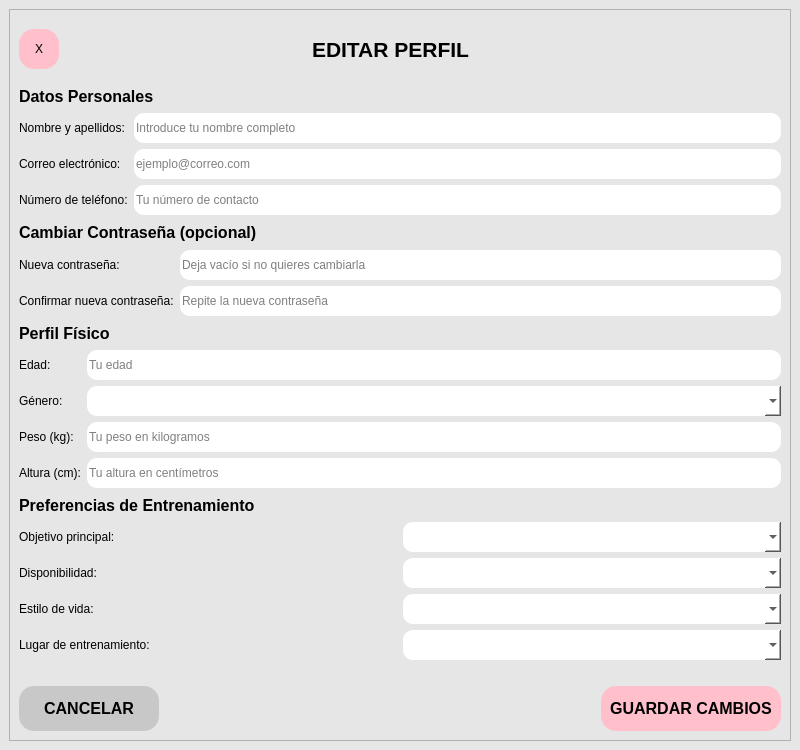
<?xml version="1.0" encoding="UTF-8"?>
<ui version="4.0">
 <class>MainWindow</class>
 <widget class="QMainWindow" name="MainWindow">
  <property name="geometry">
   <rect>
    <x>0</x>
    <y>0</y>
    <width>800</width>
    <height>750</height>
   </rect>
  </property>
  <property name="windowTitle">
   <string>GymSync - Editar Perfil</string>
  </property>
  <property name="styleSheet">
   <string notr="true">background-color: rgb(230, 230, 230);</string>
  </property>
  <widget class="QWidget" name="centralwidget">
   <layout class="QVBoxLayout" name="verticalLayout">
    <item>
     <widget class="QScrollArea" name="scrollArea">
      <property name="widgetResizable">
       <bool>true</bool>
      </property>
      <widget class="QWidget" name="scrollAreaWidgetContents">
       <property name="geometry">
        <rect>
         <x>0</x>
         <y>0</y>
         <width>759</width>
         <height>773</height>
        </rect>
       </property>
       <layout class="QVBoxLayout" name="verticalLayout_2">
        <item>
         <layout class="QHBoxLayout" name="horizontalLayout_1">
          <item>
           <widget class="QPushButton" name="btn_salir">
            <property name="minimumSize">
             <size>
              <width>40</width>
              <height>40</height>
             </size>
            </property>
            <property name="maximumSize">
             <size>
              <width>40</width>
              <height>40</height>
             </size>
            </property>
            <property name="styleSheet">
             <string notr="true">background-color: rgb(255, 192, 203);
border-radius: 15px;</string>
            </property>
            <property name="text">
             <string>X</string>
            </property>
           </widget>
          </item>
          <item>
           <spacer name="horizontalSpacer">
            <property name="orientation">
             <enum>Qt::Horizontal</enum>
            </property>
            <property name="sizeHint" stdset="0">
             <size>
              <width>40</width>
              <height>20</height>
             </size>
            </property>
           </spacer>
          </item>
          <item>
           <widget class="QLabel" name="lbl_title">
            <property name="font">
             <font>
              <pointsize>16</pointsize>
              <weight>75</weight>
              <bold>true</bold>
             </font>
            </property>
            <property name="text">
             <string>EDITAR PERFIL</string>
            </property>
            <property name="alignment">
             <set>Qt::AlignCenter</set>
            </property>
           </widget>
          </item>
          <item>
           <spacer name="horizontalSpacer_2">
            <property name="orientation">
             <enum>Qt::Horizontal</enum>
            </property>
            <property name="sizeHint" stdset="0">
             <size>
              <width>40</width>
              <height>20</height>
             </size>
            </property>
           </spacer>
          </item>
          <item>
           <widget class="QLabel" name="lbl_logo">
            <property name="minimumSize">
             <size>
              <width>60</width>
              <height>60</height>
             </size>
            </property>
            <property name="maximumSize">
             <size>
              <width>60</width>
              <height>60</height>
             </size>
            </property>
            <property name="text">
             <string/>
            </property>
            <property name="pixmap">
             <pixmap>gymsync_logo.png</pixmap>
            </property>
            <property name="scaledContents">
             <bool>true</bool>
            </property>
           </widget>
          </item>
         </layout>
        </item>
        <item>
         <widget class="QLabel" name="lbl_datos_personales">
          <property name="font">
           <font>
            <pointsize>12</pointsize>
            <weight>75</weight>
            <bold>true</bold>
           </font>
          </property>
          <property name="text">
           <string>Datos Personales</string>
          </property>
         </widget>
        </item>
        <item>
         <layout class="QGridLayout" name="gridLayout_datos_personales">
          <item row="0" column="0">
           <widget class="QLabel" name="lbl_nombre">
            <property name="text">
             <string>Nombre y apellidos:</string>
            </property>
           </widget>
          </item>
          <item row="0" column="1">
           <widget class="QLineEdit" name="txt_nombre">
            <property name="minimumSize">
             <size>
              <width>0</width>
              <height>30</height>
             </size>
            </property>
            <property name="styleSheet">
             <string notr="true">background-color: rgb(255, 255, 255);
border-radius: 10px;</string>
            </property>
            <property name="placeholderText">
             <string>Introduce tu nombre completo</string>
            </property>
           </widget>
          </item>
          <item row="1" column="0">
           <widget class="QLabel" name="lbl_correo">
            <property name="text">
             <string>Correo electrónico:</string>
            </property>
           </widget>
          </item>
          <item row="1" column="1">
           <widget class="QLineEdit" name="txt_correo">
            <property name="minimumSize">
             <size>
              <width>0</width>
              <height>30</height>
             </size>
            </property>
            <property name="styleSheet">
             <string notr="true">background-color: rgb(255, 255, 255);
border-radius: 10px;</string>
            </property>
            <property name="placeholderText">
             <string>ejemplo@correo.com</string>
            </property>
           </widget>
          </item>
          <item row="2" column="0">
           <widget class="QLabel" name="lbl_telefono">
            <property name="text">
             <string>Número de teléfono:</string>
            </property>
           </widget>
          </item>
          <item row="2" column="1">
           <widget class="QLineEdit" name="txt_telefono">
            <property name="minimumSize">
             <size>
              <width>0</width>
              <height>30</height>
             </size>
            </property>
            <property name="styleSheet">
             <string notr="true">background-color: rgb(255, 255, 255);
border-radius: 10px;</string>
            </property>
            <property name="placeholderText">
             <string>Tu número de contacto</string>
            </property>
           </widget>
          </item>
         </layout>
        </item>
        <item>
         <widget class="QLabel" name="lbl_cambiar_contraseña">
          <property name="font">
           <font>
            <pointsize>12</pointsize>
            <weight>75</weight>
            <bold>true</bold>
           </font>
          </property>
          <property name="text">
           <string>Cambiar Contraseña (opcional)</string>
          </property>
         </widget>
        </item>
        <item>
         <layout class="QGridLayout" name="gridLayout_contraseña">
          <item row="0" column="0">
           <widget class="QLabel" name="lbl_nueva_contraseña">
            <property name="text">
             <string>Nueva contraseña:</string>
            </property>
           </widget>
          </item>
          <item row="0" column="1">
           <widget class="QLineEdit" name="txt_nueva_contraseña">
            <property name="minimumSize">
             <size>
              <width>0</width>
              <height>30</height>
             </size>
            </property>
            <property name="styleSheet">
             <string notr="true">background-color: rgb(255, 255, 255);
border-radius: 10px;</string>
            </property>
            <property name="echoMode">
             <enum>QLineEdit::Password</enum>
            </property>
            <property name="placeholderText">
             <string>Deja vacío si no quieres cambiarla</string>
            </property>
           </widget>
          </item>
          <item row="1" column="0">
           <widget class="QLabel" name="lbl_confirmar_nueva_contraseña">
            <property name="text">
             <string>Confirmar nueva contraseña:</string>
            </property>
           </widget>
          </item>
          <item row="1" column="1">
           <widget class="QLineEdit" name="txt_confirmar_nueva_contraseña">
            <property name="minimumSize">
             <size>
              <width>0</width>
              <height>30</height>
             </size>
            </property>
            <property name="styleSheet">
             <string notr="true">background-color: rgb(255, 255, 255);
border-radius: 10px;</string>
            </property>
            <property name="echoMode">
             <enum>QLineEdit::Password</enum>
            </property>
            <property name="placeholderText">
             <string>Repite la nueva contraseña</string>
            </property>
           </widget>
          </item>
         </layout>
        </item>
        <item>
         <widget class="QLabel" name="lbl_perfil_fisico">
          <property name="font">
           <font>
            <pointsize>12</pointsize>
            <weight>75</weight>
            <bold>true</bold>
           </font>
          </property>
          <property name="text">
           <string>Perfil Físico</string>
          </property>
         </widget>
        </item>
        <item>
         <layout class="QGridLayout" name="gridLayout_perfil_fisico">
          <item row="0" column="0">
           <widget class="QLabel" name="lbl_edad">
            <property name="text">
             <string>Edad:</string>
            </property>
           </widget>
          </item>
          <item row="0" column="1">
           <widget class="QLineEdit" name="txt_edad">
            <property name="minimumSize">
             <size>
              <width>0</width>
              <height>30</height>
             </size>
            </property>
            <property name="styleSheet">
             <string notr="true">background-color: rgb(255, 255, 255);
border-radius: 10px;</string>
            </property>
            <property name="placeholderText">
             <string>Tu edad</string>
            </property>
           </widget>
          </item>
          <item row="1" column="0">
           <widget class="QLabel" name="lbl_genero">
            <property name="text">
             <string>Género:</string>
            </property>
           </widget>
          </item>
          <item row="1" column="1">
           <widget class="QComboBox" name="cmb_genero">
            <property name="minimumSize">
             <size>
              <width>0</width>
              <height>30</height>
             </size>
            </property>
            <property name="styleSheet">
             <string notr="true">background-color: rgb(255, 255, 255);
border-radius: 10px;</string>
            </property>
           </widget>
          </item>
          <item row="2" column="0">
           <widget class="QLabel" name="lbl_peso">
            <property name="text">
             <string>Peso (kg):</string>
            </property>
           </widget>
          </item>
          <item row="2" column="1">
           <widget class="QLineEdit" name="txt_peso">
            <property name="minimumSize">
             <size>
              <width>0</width>
              <height>30</height>
             </size>
            </property>
            <property name="styleSheet">
             <string notr="true">background-color: rgb(255, 255, 255);
border-radius: 10px;</string>
            </property>
            <property name="placeholderText">
             <string>Tu peso en kilogramos</string>
            </property>
           </widget>
          </item>
          <item row="3" column="0">
           <widget class="QLabel" name="lbl_altura">
            <property name="text">
             <string>Altura (cm):</string>
            </property>
           </widget>
          </item>
          <item row="3" column="1">
           <widget class="QLineEdit" name="txt_altura">
            <property name="minimumSize">
             <size>
              <width>0</width>
              <height>30</height>
             </size>
            </property>
            <property name="styleSheet">
             <string notr="true">background-color: rgb(255, 255, 255);
border-radius: 10px;</string>
            </property>
            <property name="placeholderText">
             <string>Tu altura en centímetros</string>
            </property>
           </widget>
          </item>
         </layout>
        </item>
        <item>
         <widget class="QLabel" name="lbl_preferencias">
          <property name="font">
           <font>
            <pointsize>12</pointsize>
            <weight>75</weight>
            <bold>true</bold>
           </font>
          </property>
          <property name="text">
           <string>Preferencias de Entrenamiento</string>
          </property>
         </widget>
        </item>
        <item>
         <layout class="QGridLayout" name="gridLayout_preferencias">
          <item row="0" column="0">
           <widget class="QLabel" name="lbl_objetivo">
            <property name="text">
             <string>Objetivo principal:</string>
            </property>
           </widget>
          </item>
          <item row="0" column="1">
           <widget class="QComboBox" name="cmb_objetivo">
            <property name="minimumSize">
             <size>
              <width>0</width>
              <height>30</height>
             </size>
            </property>
            <property name="styleSheet">
             <string notr="true">background-color: rgb(255, 255, 255);
border-radius: 10px;</string>
            </property>
           </widget>
          </item>
          <item row="1" column="0">
           <widget class="QLabel" name="lbl_disponibilidad">
            <property name="text">
             <string>Disponibilidad:</string>
            </property>
           </widget>
          </item>
          <item row="1" column="1">
           <widget class="QComboBox" name="cmb_disponibilidad">
            <property name="minimumSize">
             <size>
              <width>0</width>
              <height>30</height>
             </size>
            </property>
            <property name="styleSheet">
             <string notr="true">background-color: rgb(255, 255, 255);
border-radius: 10px;</string>
            </property>
           </widget>
          </item>
          <item row="2" column="0">
           <widget class="QLabel" name="lbl_estilo_vida">
            <property name="text">
             <string>Estilo de vida:</string>
            </property>
           </widget>
          </item>
          <item row="2" column="1">
           <widget class="QComboBox" name="cmb_estilo_vida">
            <property name="minimumSize">
             <size>
              <width>0</width>
              <height>30</height>
             </size>
            </property>
            <property name="styleSheet">
             <string notr="true">background-color: rgb(255, 255, 255);
border-radius: 10px;</string>
            </property>
           </widget>
          </item>
          <item row="3" column="0">
           <widget class="QLabel" name="lbl_lugar_entrenamiento">
            <property name="text">
             <string>Lugar de entrenamiento:</string>
            </property>
           </widget>
          </item>
          <item row="3" column="1">
           <widget class="QComboBox" name="cmb_lugar_entrenamiento">
            <property name="minimumSize">
             <size>
              <width>0</width>
              <height>30</height>
             </size>
            </property>
            <property name="styleSheet">
             <string notr="true">background-color: rgb(255, 255, 255);
border-radius: 10px;</string>
            </property>
           </widget>
          </item>
         </layout>
        </item>
        <item>
         <spacer name="verticalSpacer">
          <property name="orientation">
           <enum>Qt::Vertical</enum>
          </property>
          <property name="sizeType">
           <enum>QSizePolicy::Fixed</enum>
          </property>
          <property name="sizeHint" stdset="0">
           <size>
            <width>20</width>
            <height>20</height>
           </size>
          </property>
         </spacer>
        </item>
        <item>
         <layout class="QHBoxLayout" name="horizontalLayout_2">
          <item>
           <widget class="QPushButton" name="btn_cancelar">
            <property name="minimumSize">
             <size>
              <width>140</width>
              <height>45</height>
             </size>
            </property>
            <property name="font">
             <font>
              <pointsize>12</pointsize>
              <weight>75</weight>
              <bold>true</bold>
             </font>
            </property>
            <property name="styleSheet">
             <string notr="true">background-color: rgb(200, 200, 200);
border-radius: 15px;</string>
            </property>
            <property name="text">
             <string>CANCELAR</string>
            </property>
           </widget>
          </item>
          <item>
           <spacer name="horizontalSpacer_3">
            <property name="orientation">
             <enum>Qt::Horizontal</enum>
            </property>
            <property name="sizeHint" stdset="0">
             <size>
              <width>40</width>
              <height>20</height>
             </size>
            </property>
           </spacer>
          </item>
          <item>
           <widget class="QPushButton" name="btn_guardar_cambios">
            <property name="minimumSize">
             <size>
              <width>180</width>
              <height>45</height>
             </size>
            </property>
            <property name="font">
             <font>
              <pointsize>12</pointsize>
              <weight>75</weight>
              <bold>true</bold>
             </font>
            </property>
            <property name="styleSheet">
             <string notr="true">background-color: rgb(255, 192, 203);
border-radius: 15px;</string>
            </property>
            <property name="text">
             <string>GUARDAR CAMBIOS</string>
            </property>
           </widget>
          </item>
         </layout>
        </item>
       </layout>
      </widget>
     </widget>
    </item>
   </layout>
  </widget>
 </widget>
 <resources/>
 <connections/>
</ui>
